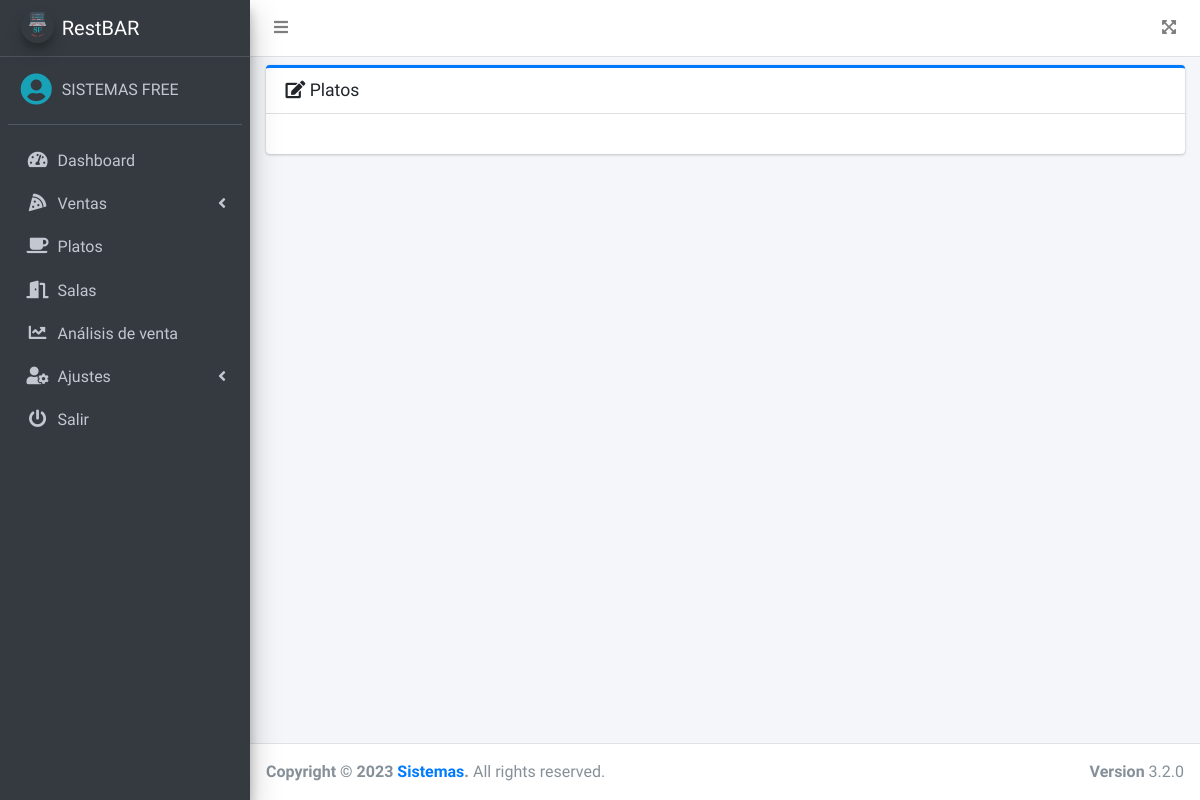
/src/finalizar.php?id_sala=3&mesa=1 (signed in), run on an earlier commit of the app's database.
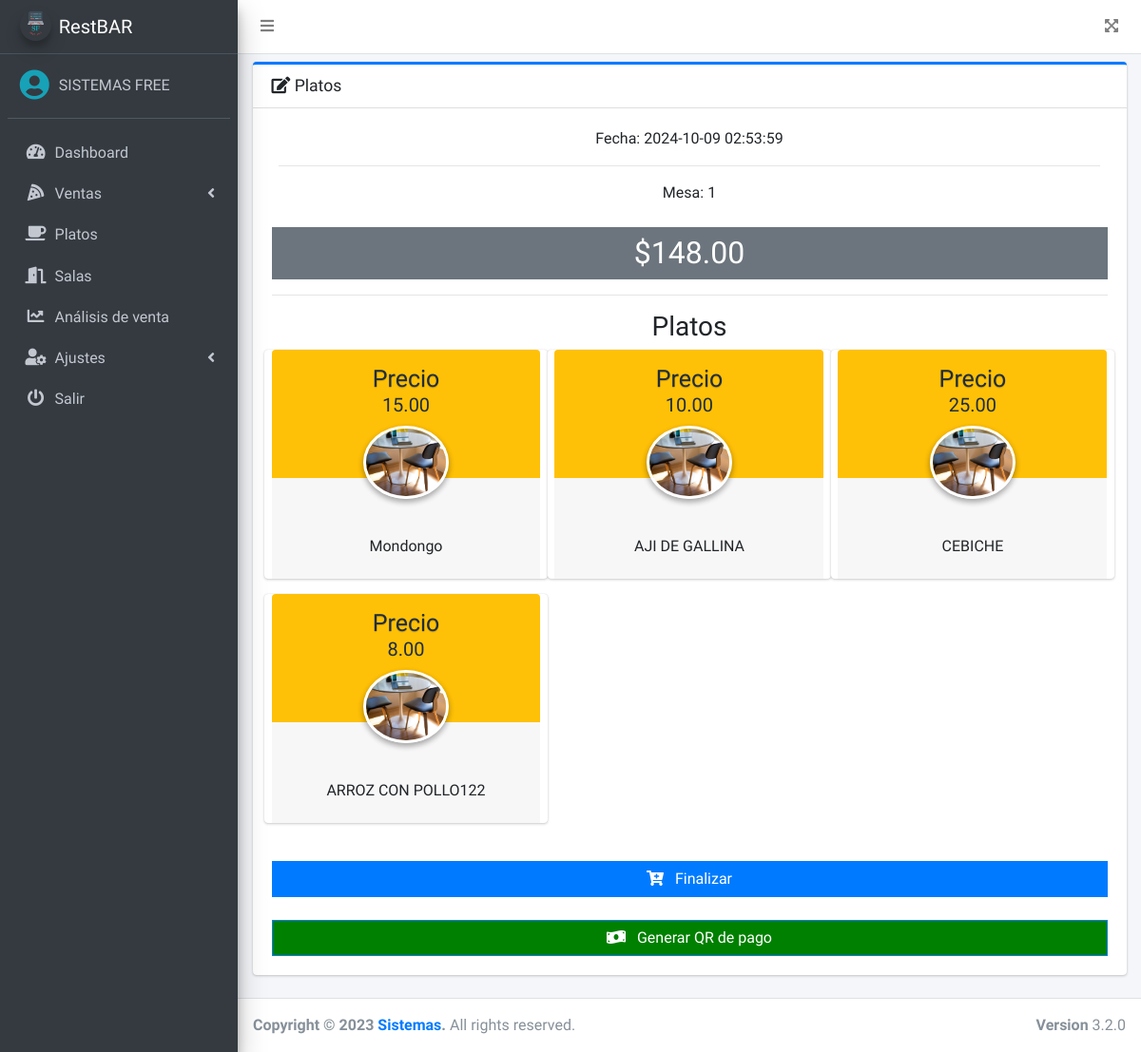
And on a later commit of the database.
### tables this page shows
CREATE TABLE `pedidos` (
  `id` int(11) NOT NULL,
  `id_sala` int(11) NOT NULL,
  `num_mesa` int(11) NOT NULL,
  `fecha` timestamp NOT NULL DEFAULT current_timestamp() ON UPDATE current_timestamp(),
  `total` decimal(10,2) NOT NULL,
  `observacion` text DEFAULT NULL,
  `estado` enum('PENDIENTE','FINALIZADO') NOT NULL DEFAULT 'PENDIENTE',
  `id_usuario` int(11) NOT NULL
);

CREATE TABLE `detalle_pedidos` (
  `id` int(11) NOT NULL,
  `nombre` varchar(200) NOT NULL,
  `precio` decimal(10,2) NOT NULL,
  `cantidad` int(11) NOT NULL,
  `id_pedido` int(11) NOT NULL
);

### src/finalizar.php (the view, shortened to what this page needs)
<?php
if ($_SESSION['rol'] == 1 || $_SESSION['rol'] == 3) {
$id_sala = $_GET['id_sala'];
$mesa = $_GET['mesa'];
include_once "includes/header.php";
?>
<div class="card card-primary card-outline">
    <div class="card-header">
        <h3 class="card-title">
            <i class="fas fa-edit"></i>
            Platos
        </h3>
    </div>
    <div class="card-body">
        <div class="row">
            <?php
            include "../conexion.php";
            $query = mysqli_query($conexion, "SELECT * FROM pedidos WHERE id_sala = $id_sala AND num_mesa = $mesa AND estado = 'PENDIENTE'");
            $result = mysqli_fetch_assoc($query);
            if (!empty($result)) { ?>
                <div class="col-md-12 text-center">
                    <div class="col-12">
                        Fecha: <?php echo $result['fecha']; ?>
                        <hr>
                        Mesa: <?php echo $_GET['mesa']; ?>
                    </div>
                    <div class="bg-gray py-2 px-3 mt-4">
                        <h2 class="mb-0">
                            $<?php echo $result['total']; ?>
                        </h2>
                    </div>
                    <hr>
                    <h3>Platos</h3>
                    <div class="row">
                    <?php $id_pedido = $result['id'];
                    $query1 = mysqli_query($conexion, "SELECT * FROM detalle_pedidos WHERE id_pedido = $id_pedido");
                    while ($data1 = mysqli_fetch_assoc($query1)) { ?>
                        <div class="col-md-4 card card-widget widget-user">
                            <div class="widget-user-header bg-warning">
                                <h3 class="widget-user-username">Precio</h3>
                                <h5 class="widget-user-desc"><?php echo $data1['precio']; ?></h5>
                            </div>
                            <div class="widget-user-image">
                                <img class="img-circle elevation-2" src="../assets/img/mesa.jpg" alt="User Avatar">
                            </div>
                            <div class="card-footer">
                                <div class="description-block">
                                    <span><?php echo $data1['nombre']; ?></span>
                                </div>
                            </div>
                        </div>
                    <?php } ?>
                    </div>
                    <div class="mt-4">
                        <a class="btn btn-primary btn-block btn-flat finalizarPedido" href="#">
                            <i class="fas fa-cart-plus mr-2"></i>
                            Finalizar
                        </a>
                    </div>
                    <div class="mt-4">
                        <a class="btn btn-primary btn-block btn-flat" href="#" onclick= "generate_qr_payment('$' + totalAmount)" " style="background-color:green">
                        <i class="fas fa-money-bill-wave mr-2"></i>
                            Generar QR de pago
                        </a>
                    </div>
                </div>
            <?php } ?>
        </div>
    </div>
</div>
<?php include_once "includes/footer.php";
} else {
    header('Location: permisos.php');
} ?>

### src/includes/header.php (shortened to what this page needs)
<!DOCTYPE html>
<html lang="en">
<head>
    <link rel="stylesheet" href="../assets/plugins/fontawesome-free/css/all.min.css">
    <link rel="stylesheet" href="https://code.ionicframework.com/ionicons/2.0.1/css/ionicons.min.css">
    <link rel="stylesheet" href="../assets/dist/css/adminlte.min.css">
    <link rel="stylesheet" href="../assets/plugins/datatables-bs4/css/dataTables.bootstrap4.min.css">
</head>
<body class="hold-transition sidebar-mini">
    <div class="wrapper">
        <nav class="main-header navbar navbar-expand navbar-white navbar-light">
            <ul class="navbar-nav">
                <li class="nav-item">
                    <a class="nav-link" data-widget="pushmenu" href="#" role="button"><i class="fas fa-bars"></i></a>
                </li>
            </ul>
            <ul class="navbar-nav ml-auto">
                <li class="nav-item">
                    <a class="nav-link" data-widget="fullscreen" href="#" role="button">
                        <i class="fas fa-expand-arrows-alt"></i>
                    </a>
                </li>
            </ul>
        </nav>
        <aside class="main-sidebar sidebar-dark-primary elevation-4">
            <a href="dashboard.php" class="brand-link">
                <img src="../assets/img/logo.png" alt="AdminLTE Logo" class="brand-image img-circle elevation-3" style="opacity: .8">
                <span class="brand-text font-weight-light">RestBAR</span>
            </a>
            <div class="sidebar">
                <div class="user-panel mt-3 pb-3 mb-3 d-flex">
                    <div class="image">
                        <i class="fas fa-user-circle fa-2x text-info"></i>
                    </div>
                    <div class="info">
                        <a href="#" class="d-block"><?php echo $_SESSION['nombre']; ?></a>
                    </div>
                </div>
                <nav class="mt-2">
                    <ul class="nav nav-pills nav-sidebar flex-column" data-widget="treeview" role="menu" data-accordion="false">
                        <li class="nav-item">
                            <a href="dashboard.php" class="nav-link">
                                <i class="nav-icon fas fa-tachometer-alt"></i>
                                <p>
                                    Dashboard
                                </p>
                            </a>
                        </li>
                        <li class="nav-item">
                            <a href="#" class="nav-link">
                                <i class="nav-icon fas fa-pizza-slice"></i>
                                <p>
                                    Ventas
                                    <i class="fas fa-angle-left right"></i>
                                </p>
                            </a>
                        </li>
                        <?php if ($_SESSION['rol'] == 1 || $_SESSION['rol'] == 2) {
                            echo '<li class="nav-item">
                                <a href="platos.php" class="nav-link">
                                    <i class="nav-icon fas fa-coffee"></i>
                                    <p>
                                        Platos
                                    </p>
                                </a>
                            </li>';
                        } if ($_SESSION['rol'] == 1) {
                            echo '<li class="nav-item">
                                <a href="salas.php" class="nav-link">
                                    <i class="nav-icon fas fa-door-open"></i>
                                    <p>
                                        Salas
                                    </p>
                                </a>
                            </li>
                            <li class="nav-item">
                                <a href="analisis_venta.php" class="nav-link">
                                    <i class="nav-icon fas fa-chart-line"></i>
                                    <p>
                                        Análisis de venta
                                    </p>
                                </a>
                            </li>
                            <li class="nav-item">
                                <a href="#" class="nav-link">
                                    <i class="nav-icon fas fa-user-cog"></i>
                                    <p>
                                        Ajustes
                                        <i class="fas fa-angle-left right"></i>
                                    </p>
                                </a>
                                <ul class="nav nav-treeview">
                                    <li class="nav-item">
                                        <a href="usuarios.php" class="nav-link">
                                            <i class="far fa-circle nav-icon"></i>
                                            <p>Usuarios</p>
                                        </a>
                                    </li>
                                    <li class="nav-item">
                                        <a href="config.php" class="nav-link">
                                            <i class="far fa-circle nav-icon"></i>
                                            <p>Configuración</p>
                                        </a>
                                    </li>
                                </ul>
                            </li>';
                        } ?>
                        <li class="nav-item">
                            <a href="salir.php" class="nav-link">
                                <i class="nav-icon fas fa-power-off"></i>
                                <p>
                                    Salir
                                </p>
                            </a>
                        </li>
                    </ul>
                </nav>
            </div>
        </aside>
        <div class="content-wrapper">
            <div class="content">
                <div class="container-fluid py-2">

### src/includes/footer.php (shortened to what this page needs)
</div>
</div>
</div>
<footer class="main-footer">
    <strong>Copyright &copy; 2023 <a href="#">Sistemas</a>.</strong>
    All rights reserved.
    <div class="float-right d-none d-sm-inline-block">
        <b>Version</b> 3.2.0
    </div>
</footer>
</div>
</body>
</html>

What changed in the data, as far as the page shows it:
added pedidos: fecha "2024-10-09 02:53:59", total "148.00"
added detalle_pedidos: precio "15.00", nombre "Mondongo"
added detalle_pedidos: precio "10.00", nombre "AJI DE GALLINA"
added detalle_pedidos: precio "25.00", nombre "CEBICHE"
added detalle_pedidos: precio "8.00", nombre "ARROZ CON POLLO122"
Also different on the page:
$_GET['mesa']: (not shown) → "1"
text now shown: "Fecha: Mesa: $ Platos Finalizar Generar QR de pago"
